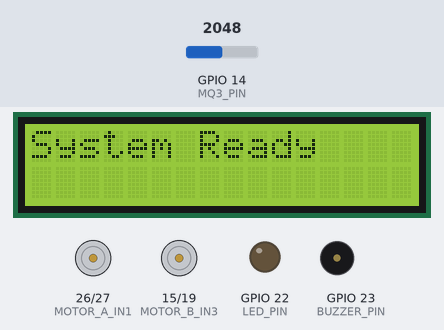
The sketch below on a simulated ESP32. On the bench: 16×2 character LCD, motor-driver pin pairs drawn as motors (green arrow = first pin HIGH = forward, orange = second pin HIGH = backward, longer = more drive, scaled by the enable pin), output pins drawn as LEDs (lit = HIGH), buzzer (waves = sounding, pin HIGH). The inputs (shaded band) are chosen by the test bench; at power-on: GPIO 14 (MQ3_PIN) = 2048. The modem accepts every AT command (registered, SIM ready, sends succeed) and sends nothing else; what the sketch prints to the serial monitor is not drawn.

Above: at 2.6 s.
At 4.7 s:
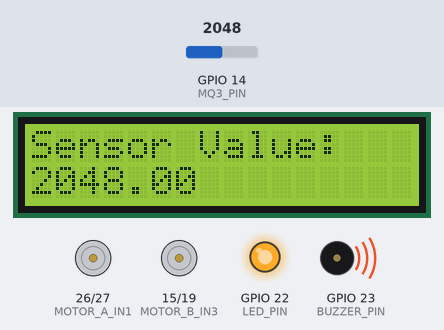
4.8 s: GPIO 14 (MQ3_PIN) set to 960
At 10.1 s:
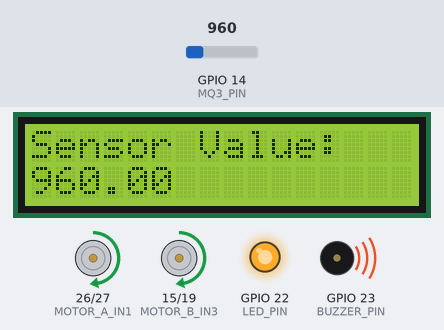
10.6 s: GPIO 14 (MQ3_PIN) set to 643
At 14.8 s:
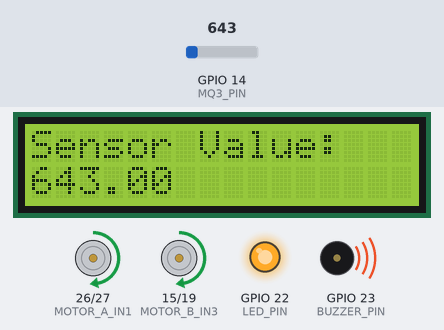
15.6 s: GPIO 14 (MQ3_PIN) set to 564
At 16.8 s:
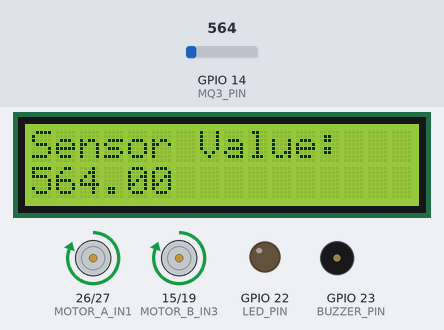
Timing chart, 0 to 18.6 s (numbered marks = the images above; inputs shaded):
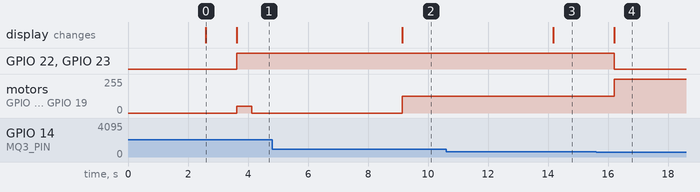

Measured:
- the behaviour switches between 600 and 599 on GPIO 14 (MQ3_PIN) (found by bisection; images 3 and 4)
- after the input at 4.8 s, the display: changes after 4.3 s (image 2)
- after the input at 10.6 s, the display: changes after 3.6 s (image 3)
- after the input at 15.6 s, GPIO 22 (LED_PIN), GPIO 23 (BUZZER_PIN): HIGH → LOW after 0.62 s; motor on GPIO 26 (MOTOR_A_IN1) / GPIO 27 (MOTOR_A_IN2), motor on GPIO 15 (MOTOR_B_IN3) / GPIO 19 (MOTOR_B_IN4): forward 127/255 → forward 255/255 after 0.62 s; the display: changes after 0.62 s (image 4)
- what the display in image 0 shows lasts 1.0 s, from 2.6 s to 3.6 s

The sketch:

alcohol_detection_motor_lock.ino.ino
```cpp
/*
 * Alcohol Detection and Motor Locking System
 * ============================================
 * Platform  : ESP32 (Espressif)
 * IDE       : Arduino IDE 2.x
 * Author    : Rosmia Jose
 * Date      : December 2023
 *
 * Description:
 *   Continuously monitors alcohol concentration via MQ-3 sensor.
 *   Three operating states:
 *     1. SOBER     — full motor speed, no alert
 *     2. WARNING   — reduced speed, buzzer/LED on, GSM SMS alert sent once
 *     3. DRUNK     — motor halted, buzzer/LED on, GSM DRUNK alert sent once
 *
 * Hardware:
 *   - ESP32 Dev Module
 *   - MQ-3 Alcohol Sensor  → GPIO 14 (analog)
 *   - L298N Motor Driver   → Motor A: GPIO 26,27 (EN: GPIO 4)
 *                            Motor B: GPIO 15,19 (EN: GPIO 5)
 *   - A7670C 4G GSM Module → UART2 TX:GPIO17 / RX:GPIO16
 *   - 16x2 I2C LCD Display → I2C address 0x27
 *   - Buzzer               → GPIO 23
 *   - LED                  → GPIO 22
 */

#include <HardwareSerial.h>
#include <LiquidCrystal_I2C.h>

// ── Alcohol thresholds (raw ADC, 0–4095 on ESP32 12-bit ADC) ─────────────────
#define SOBER_THRESHOLD  600    // Below this: sober, full speed
#define DRUNK_THRESHOLD  1000   // Above this: drunk, motor lock

// ── Sensor pin ────────────────────────────────────────────────────────────────
#define MQ3_PIN          14     // Analog input pin for MQ-3 sensor

// ── Alert recipient — REPLACE before flashing ────────────────────────────────
#define RECIPIENT_NUMBER "YOUR_PHONE_NUMBER"  // e.g. "+919XXXXXXXXX"

// ── Peripheral pins ───────────────────────────────────────────────────────────
#define BUZZER_PIN       23
#define LED_PIN          22

// ── Motor A (L298N outputs 1 & 2) ────────────────────────────────────────────
#define MOTOR_A_IN1      26
#define MOTOR_A_IN2      27
#define MOTOR_A_EN       4     // PWM-capable pin for speed control

// ── Motor B (L298N outputs 3 & 4) ────────────────────────────────────────────
#define MOTOR_B_IN3      15
#define MOTOR_B_IN4      19
#define MOTOR_B_EN       5     // PWM-capable pin for speed control

// ── GSM serial (UART2) ───────────────────────────────────────────────────────
HardwareSerial gsmSerial(2);   // RX=16, TX=17

// ── LCD (I2C, 16 columns × 2 rows) ──────────────────────────────────────────
LiquidCrystal_I2C lcd(0x27, 16, 2);

// ── State tracking ───────────────────────────────────────────────────────────
float sensorValue    = 0;

// Tracks which alert state an SMS was last sent for.
// Prevents repeated SMS on every loop iteration while state persists.
// Resets to 0 (SOBER) when driver returns to sober — re-arms for next event.
//   0 = no alert sent (sober)
//   1 = WARNING SMS sent
//   2 = DRUNK SMS sent
int lastAlertState = 0;


// ─────────────────────────────────────────────────────────────────────────────
// Forward declarations
// ─────────────────────────────────────────────────────────────────────────────
void moveForward(int speed);
void stopMotors();
void sendSMS(const char* message);


// ─────────────────────────────────────────────────────────────────────────────
// setup()
// ─────────────────────────────────────────────────────────────────────────────
void setup() {
  Serial.begin(115200);

  // Motor driver pins
  pinMode(MOTOR_A_IN1, OUTPUT);
  pinMode(MOTOR_A_IN2, OUTPUT);
  pinMode(MOTOR_A_EN,  OUTPUT);
  pinMode(MOTOR_B_IN3, OUTPUT);
  pinMode(MOTOR_B_IN4, OUTPUT);
  pinMode(MOTOR_B_EN,  OUTPUT);

  // Alert peripherals
  pinMode(BUZZER_PIN, OUTPUT);
  pinMode(LED_PIN,    OUTPUT);

  // LCD initialisation
  lcd.init();
  lcd.backlight();
  lcd.clear();
  lcd.setCursor(0, 0);
  lcd.print("Initialising...");

  // GSM module initialisation (A7670C, 115200 baud, UART2)
  gsmSerial.begin(115200, SERIAL_8N1, 16, 17);
  delay(2000);
  gsmSerial.println("AT");    // Verify modem is alive
  delay(500);

  lcd.clear();
  lcd.setCursor(0, 0);
  lcd.print("System Ready");
  delay(1000);
}


// ─────────────────────────────────────────────────────────────────────────────
// loop()
// ─────────────────────────────────────────────────────────────────────────────
void loop() {
  sensorValue = analogRead(MQ3_PIN);

  // Update LCD with live reading
  lcd.clear();
  lcd.setCursor(0, 0);
  lcd.print("Sensor Value:");
  lcd.setCursor(0, 1);
  lcd.print(sensorValue);

  Serial.print("Sensor Value: ");
  Serial.print(sensorValue);

  if (sensorValue < SOBER_THRESHOLD) {
    // ── State 1: SOBER ───────────────────────────────────────────────────────
    Serial.println(" | Status: Sober");
    digitalWrite(BUZZER_PIN, LOW);
    digitalWrite(LED_PIN,    LOW);
    moveForward(255);           // Full speed

    // Reset alert state — next WARNING or DRUNK event will re-trigger SMS
    lastAlertState = 0;

  } else if (sensorValue >= SOBER_THRESHOLD && sensorValue < DRUNK_THRESHOLD) {
    // ── State 2: WARNING ─────────────────────────────────────────────────────
    Serial.println(" | Status: Drinking but within legal limits");
    moveForward(127);           // Reduce to ~50% speed
    digitalWrite(BUZZER_PIN, HIGH);
    digitalWrite(LED_PIN,    HIGH);

    // Send SMS only once per WARNING event (not every second)
    if (lastAlertState != 1) {
      sendSMS("ALERT!! Drinking suspected within legal limits!!");
      lastAlertState = 1;
    }

  } else {
    // ── State 3: DRUNK ───────────────────────────────────────────────────────
    Serial.println(" | Status: DRUNK");
    digitalWrite(BUZZER_PIN, HIGH);
    digitalWrite(LED_PIN,    HIGH);
    moveForward(50);            // Brief ramp-down before full stop
    delay(500);
    stopMotors();               // Lock motors

    // Send SMS only once per DRUNK event (not every second)
    if (lastAlertState != 2) {
      sendSMS("DRUNK AND DRIVE!!");
      lastAlertState = 2;
    }
  }

  delay(1000);  // 1-second polling interval
}


// ─────────────────────────────────────────────────────────────────────────────
// moveForward(speed)
//   speed : 0–255 PWM duty cycle
// ─────────────────────────────────────────────────────────────────────────────
void moveForward(int speed) {
  analogWrite(MOTOR_A_EN, speed);
  digitalWrite(MOTOR_A_IN1, HIGH);
  digitalWrite(MOTOR_A_IN2, LOW);

  analogWrite(MOTOR_B_EN, speed);
  digitalWrite(MOTOR_B_IN3, HIGH);
  digitalWrite(MOTOR_B_IN4, LOW);
}


// ─────────────────────────────────────────────────────────────────────────────
// stopMotors()
//   Cuts PWM to both motor channels — vehicle locks.
// ─────────────────────────────────────────────────────────────────────────────
void stopMotors() {
  analogWrite(MOTOR_A_EN, 0);
  analogWrite(MOTOR_B_EN, 0);
  digitalWrite(MOTOR_A_IN1, LOW);
  digitalWrite(MOTOR_A_IN2, LOW);
  digitalWrite(MOTOR_B_IN3, LOW);
  digitalWrite(MOTOR_B_IN4, LOW);
}


// ─────────────────────────────────────────────────────────────────────────────
// sendSMS(message)
//   Sends a single SMS via AT commands to RECIPIENT_NUMBER.
//   A7670C uses standard GSM 07.07 AT command set.
// ─────────────────────────────────────────────────────────────────────────────
void sendSMS(const char* message) {
  gsmSerial.println("AT+CMGF=1");        // Set SMS to text mode
  delay(1000);
  gsmSerial.print("AT+CMGS=\"");
  gsmSerial.print(RECIPIENT_NUMBER);
  gsmSerial.println("\"");
  delay(1000);
  gsmSerial.println(message);            // SMS body
  delay(1000);
  gsmSerial.println((char)26);           // Ctrl+Z → trigger send
  delay(1000);

  // Drain GSM response from buffer to Serial monitor
  while (gsmSerial.available()) {
    Serial.write(gsmSerial.read());
  }
}
```
